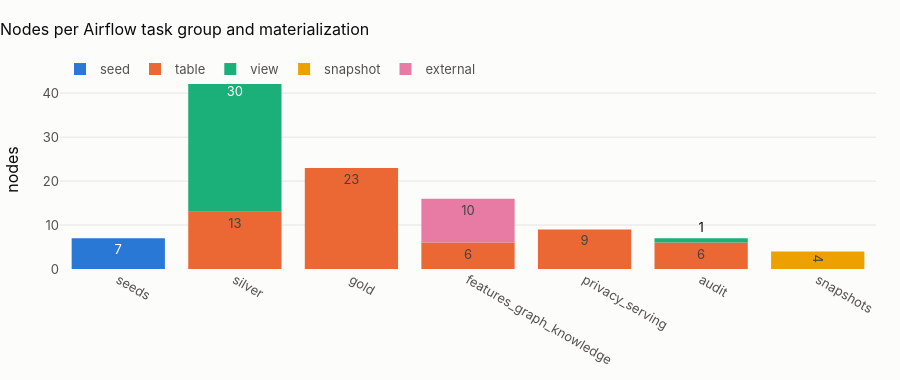

Here is the notebook cell this chart was saved with:
### Code cell
fig = px.bar(
    cat.groupby(["layer", "materialized"], observed=True).size().reset_index(name="nodes"),
    x="layer",
    y="nodes",
    color="materialized",
    text="nodes",
    title="Nodes per Airflow task group and materialization",
)
fig.update_layout(xaxis_title=None, legend_title=None, height=380)
fig.show()

### Figure 1 — Plotly figure (JSON) as saved in the notebook; plotly's stock layout.template omitted (floating-point values rounded to 4 significant figures)
{"data": [{"hovertemplate": "materialized=seed<br>layer=%{x}<br>nodes=%{text}<extra></extra>", "legendgroup": "seed", "marker": {"color": "#2a78d6", "pattern": {"shape": ""}}, "name": "seed", "orientation": "v", "showlegend": true, "text": [7.0], "textposition": "auto", "type": "bar", "x": ["seeds"], "xaxis": "x", "y": [7], "yaxis": "y"}, {"hovertemplate": "materialized=table<br>layer=%{x}<br>nodes=%{text}<extra></extra>", "legendgroup": "table", "marker": {"color": "#eb6834", "pattern": {"shape": ""}}, "name": "table", "orientation": "v", "showlegend": true, "text": [13.0, 23.0, 6.0, 9.0, 6.0], "textposition": "auto", "type": "bar", "x": ["silver", "gold", "features_graph_knowledge", "privacy_serving", "audit"], "xaxis": "x", "y": [13, 23, 6, 9, 6], "yaxis": "y"}, {"hovertemplate": "materialized=view<br>layer=%{x}<br>nodes=%{text}<extra></extra>", "legendgroup": "view", "marker": {"color": "#1baf7a", "pattern": {"shape": ""}}, "name": "view", "orientation": "v", "showlegend": true, "text": [30.0, 1.0], "textposition": "auto", "type": "bar", "x": ["silver", "audit"], "xaxis": "x", "y": [30, 1], "yaxis": "y"}, {"hovertemplate": "materialized=snapshot<br>layer=%{x}<br>nodes=%{text}<extra></extra>", "legendgroup": "snapshot", "marker": {"color": "#eda100", "pattern": {"shape": ""}}, "name": "snapshot", "orientation": "v", "showlegend": true, "text": [4.0], "textposition": "auto", "type": "bar", "x": ["snapshots"], "xaxis": "x", "y": [4], "yaxis": "y"}, {"hovertemplate": "materialized=external<br>layer=%{x}<br>nodes=%{text}<extra></extra>", "legendgroup": "external", "marker": {"color": "#e87ba4", "pattern": {"shape": ""}}, "name": "external", "orientation": "v", "showlegend": true, "text": [10.0], "textposition": "auto", "type": "bar", "x": ["features_graph_knowledge"], "xaxis": "x", "y": [10], "yaxis": "y"}], "layout": {"barmode": "relative", "height": 380, "legend": {"title": {}, "tracegroupgap": 0}, "title": {"text": "Nodes per Airflow task group and materialization"}, "xaxis": {"anchor": "y", "domain": [0.0, 1.0], "title": {}}, "yaxis": {"anchor": "x", "domain": [0.0, 1.0], "title": {"text": "nodes"}}}}
